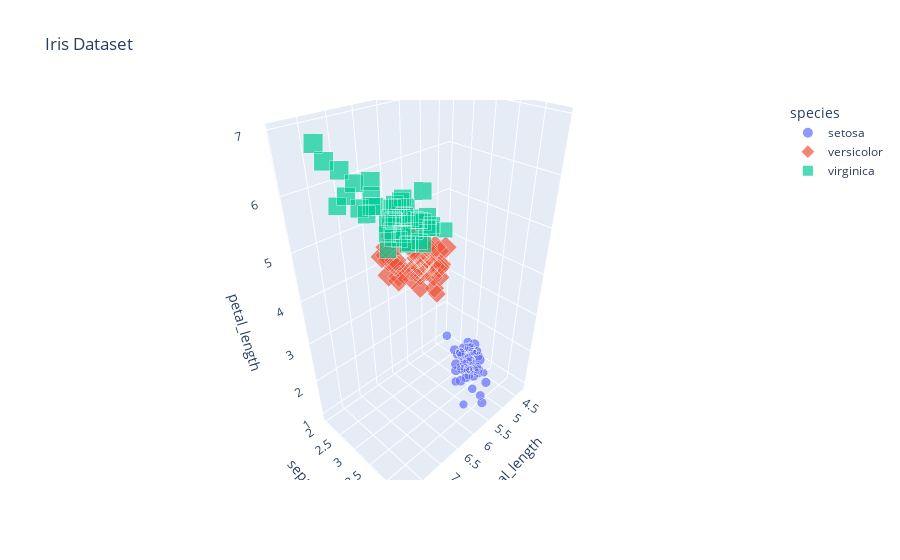

Here is the notebook cell this chart was saved with:
### Code cell
px.scatter_3d(df,x='sepal_length',y='sepal_width',z='petal_length',color='species',title='Iris Dataset',size = 'petal_length',symbol='species')

### Figure 1 — Plotly figure (JSON) as saved in the notebook; plotly's stock layout.template omitted (floating-point values rounded to 4 significant figures)
{"data": [{"hovertemplate": "species=setosa<br>sepal_length=%{x}<br>sepal_width=%{y}<br>petal_length=%{marker.size}<extra></extra>", "legendgroup": "setosa", "marker": {"color": "#636efa", "size": [1.4, 1.4, 1.3, 1.5, 1.4, 1.7, 1.4, 1.5, 1.4, 1.5, 1.5, 1.6, 1.4, 1.1, 1.2, 1.5, 1.3, 1.4, 1.7, 1.5, 1.7, 1.5, 1, 1.7, 1.9, 1.6, 1.6, 1.5, 1.4, 1.6, 1.6, 1.5, 1.5, 1.4, 1.5, 1.2, 1.3, 1.4, 1.3, 1.5, 1.3, 1.3, 1.3, 1.6, 1.9, 1.4, 1.6, 1.4, 1.5, 1.4], "sizemode": "area", "sizeref": 0.01725, "symbol": "circle"}, "mode": "markers", "name": "setosa", "scene": "scene", "showlegend": true, "type": "scatter3d", "x": [5.1, 4.9, 4.7, 4.6, 5, 5.4, 4.6, 5, 4.4, 4.9, 5.4, 4.8, 4.8, 4.3, 5.8, 5.7, 5.4, 5.1, 5.7, 5.1, 5.4, 5.1, 4.6, 5.1, 4.8, 5, 5, 5.2, 5.2, 4.7, 4.8, 5.4, 5.2, 5.5, 4.9, 5, 5.5, 4.9, 4.4, 5.1, 5, 4.5, 4.4, 5, 5.1, 4.8, 5.1, 4.6, 5.3, 5], "y": [3.5, 3, 3.2, 3.1, 3.6, 3.9, 3.4, 3.4, 2.9, 3.1, 3.7, 3.4, 3, 3, 4, 4.4, 3.9, 3.5, 3.8, 3.8, 3.4, 3.7, 3.6, 3.3, 3.4, 3, 3.4, 3.5, 3.4, 3.2, 3.1, 3.4, 4.1, 4.2, 3.1, 3.2, 3.5, 3.6, 3, 3.4, 3.5, 2.3, 3.2, 3.5, 3.8, 3, 3.8, 3.2, 3.7, 3.3], "z": [1.4, 1.4, 1.3, 1.5, 1.4, 1.7, 1.4, 1.5, 1.4, 1.5, 1.5, 1.6, 1.4, 1.1, 1.2, 1.5, 1.3, 1.4, 1.7, 1.5, 1.7, 1.5, 1, 1.7, 1.9, 1.6, 1.6, 1.5, 1.4, 1.6, 1.6, 1.5, 1.5, 1.4, 1.5, 1.2, 1.3, 1.4, 1.3, 1.5, 1.3, 1.3, 1.3, 1.6, 1.9, 1.4, 1.6, 1.4, 1.5, 1.4]}, {"hovertemplate": "species=versicolor<br>sepal_length=%{x}<br>sepal_width=%{y}<br>petal_length=%{marker.size}<extra></extra>", "legendgroup": "versicolor", "marker": {"color": "#EF553B", "size": [4.7, 4.5, 4.9, 4, 4.6, 4.5, 4.7, 3.3, 4.6, 3.9, 3.5, 4.2, 4, 4.7, 3.6, 4.4, 4.5, 4.1, 4.5, 3.9, 4.8, 4, 4.9, 4.7, 4.3, 4.4, 4.8, 5, 4.5, 3.5, 3.8, 3.7, 3.9, 5.1, 4.5, 4.5, 4.7, 4.4, 4.1, 4, 4.4, 4.6, 4, 3.3, 4.2, 4.2, 4.2, 4.3, 3, 4.1], "sizemode": "area", "sizeref": 0.01725, "symbol": "diamond"}, "mode": "markers", "name": "versicolor", "scene": "scene", "showlegend": true, "type": "scatter3d", "x": [7, 6.4, 6.9, 5.5, 6.5, 5.7, 6.3, 4.9, 6.6, 5.2, 5, 5.9, 6, 6.1, 5.6, 6.7, 5.6, 5.8, 6.2, 5.6, 5.9, 6.1, 6.3, 6.1, 6.4, 6.6, 6.8, 6.7, 6, 5.7, 5.5, 5.5, 5.8, 6, 5.4, 6, 6.7, 6.3, 5.6, 5.5, 5.5, 6.1, 5.8, 5, 5.6, 5.7, 5.7, 6.2, 5.1, 5.7], "y": [3.2, 3.2, 3.1, 2.3, 2.8, 2.8, 3.3, 2.4, 2.9, 2.7, 2, 3, 2.2, 2.9, 2.9, 3.1, 3, 2.7, 2.2, 2.5, 3.2, 2.8, 2.5, 2.8, 2.9, 3, 2.8, 3, 2.9, 2.6, 2.4, 2.4, 2.7, 2.7, 3, 3.4, 3.1, 2.3, 3, 2.5, 2.6, 3, 2.6, 2.3, 2.7, 3, 2.9, 2.9, 2.5, 2.8], "z": [4.7, 4.5, 4.9, 4, 4.6, 4.5, 4.7, 3.3, 4.6, 3.9, 3.5, 4.2, 4, 4.7, 3.6, 4.4, 4.5, 4.1, 4.5, 3.9, 4.8, 4, 4.9, 4.7, 4.3, 4.4, 4.8, 5, 4.5, 3.5, 3.8, 3.7, 3.9, 5.1, 4.5, 4.5, 4.7, 4.4, 4.1, 4, 4.4, 4.6, 4, 3.3, 4.2, 4.2, 4.2, 4.3, 3, 4.1]}, {"hovertemplate": "species=virginica<br>sepal_length=%{x}<br>sepal_width=%{y}<br>petal_length=%{marker.size}<extra></extra>", "legendgroup": "virginica", "marker": {"color": "#00cc96", "size": [6, 5.1, 5.9, 5.6, 5.8, 6.6, 4.5, 6.3, 5.8, 6.1, 5.1, 5.3, 5.5, 5, 5.1, 5.3, 5.5, 6.7, 6.9, 5, 5.7, 4.9, 6.7, 4.9, 5.7, 6, 4.8, 4.9, 5.6, 5.8, 6.1, 6.4, 5.6, 5.1, 5.6, 6.1, 5.6, 5.5, 4.8, 5.4, 5.6, 5.1, 5.1, 5.9, 5.7, 5.2, 5, 5.2, 5.4, 5.1], "sizemode": "area", "sizeref": 0.01725, "symbol": "square"}, "mode": "markers", "name": "virginica", "scene": "scene", "showlegend": true, "type": "scatter3d", "x": [6.3, 5.8, 7.1, 6.3, 6.5, 7.6, 4.9, 7.3, 6.7, 7.2, 6.5, 6.4, 6.8, 5.7, 5.8, 6.4, 6.5, 7.7, 7.7, 6, 6.9, 5.6, 7.7, 6.3, 6.7, 7.2, 6.2, 6.1, 6.4, 7.2, 7.4, 7.9, 6.4, 6.3, 6.1, 7.7, 6.3, 6.4, 6, 6.9, 6.7, 6.9, 5.8, 6.8, 6.7, 6.7, 6.3, 6.5, 6.2, 5.9], "y": [3.3, 2.7, 3, 2.9, 3, 3, 2.5, 2.9, 2.5, 3.6, 3.2, 2.7, 3, 2.5, 2.8, 3.2, 3, 3.8, 2.6, 2.2, 3.2, 2.8, 2.8, 2.7, 3.3, 3.2, 2.8, 3, 2.8, 3, 2.8, 3.8, 2.8, 2.8, 2.6, 3, 3.4, 3.1, 3, 3.1, 3.1, 3.1, 2.7, 3.2, 3.3, 3, 2.5, 3, 3.4, 3], "z": [6, 5.1, 5.9, 5.6, 5.8, 6.6, 4.5, 6.3, 5.8, 6.1, 5.1, 5.3, 5.5, 5, 5.1, 5.3, 5.5, 6.7, 6.9, 5, 5.7, 4.9, 6.7, 4.9, 5.7, 6, 4.8, 4.9, 5.6, 5.8, 6.1, 6.4, 5.6, 5.1, 5.6, 6.1, 5.6, 5.5, 4.8, 5.4, 5.6, 5.1, 5.1, 5.9, 5.7, 5.2, 5, 5.2, 5.4, 5.1]}], "layout": {"legend": {"itemsizing": "constant", "title": {"text": "species"}, "tracegroupgap": 0}, "scene": {"domain": {"x": [0, 1], "y": [0, 1]}, "xaxis": {"title": {"text": "sepal_length"}}, "yaxis": {"title": {"text": "sepal_width"}}, "zaxis": {"title": {"text": "petal_length"}}}, "title": {"text": "Iris Dataset"}}}
